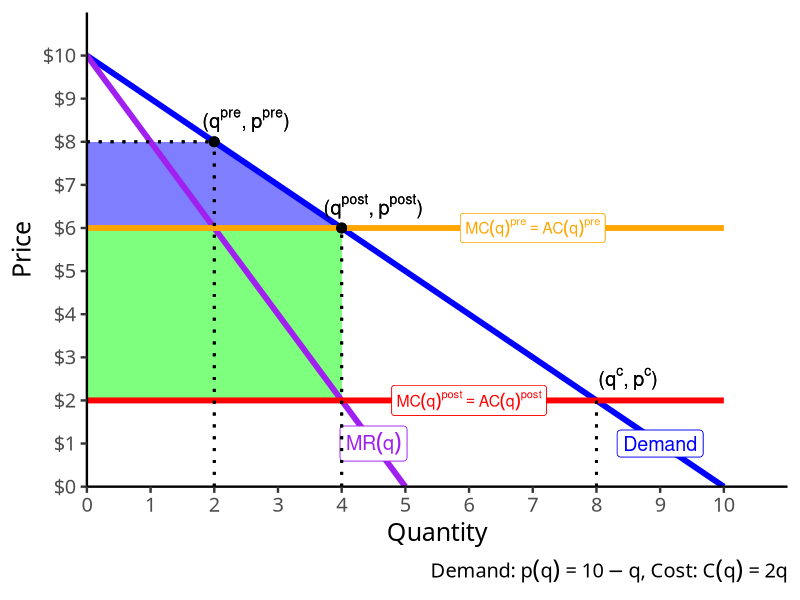
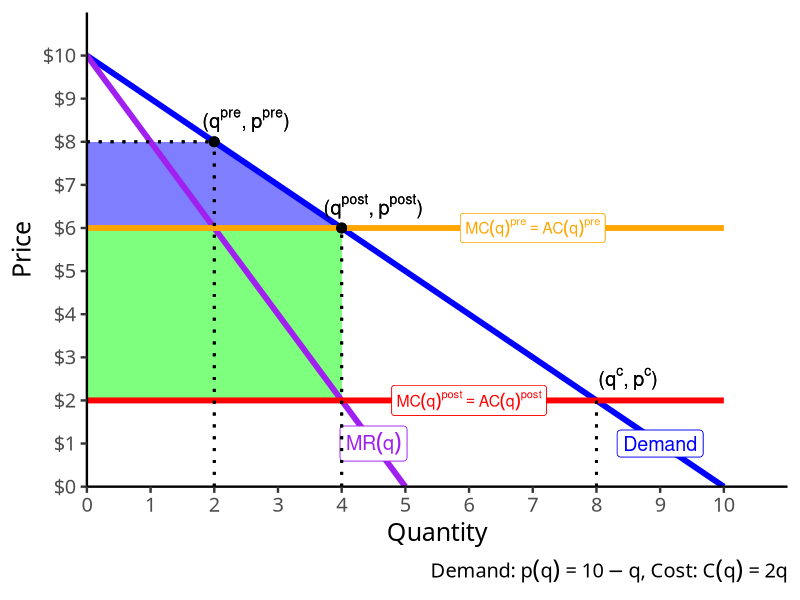

These figures' R source, in order:
## ---- chunk 1
options(htmltools.dir.version = FALSE)
knitr::opts_chunk$set(echo = F,
                      warning = F,
                      message = F,
                      fig.retina = 3,
                      fig.align = "center")
library("tidyverse")
library("ggrepel")

theme_slides <- theme_light() + 
  theme(
    text = element_text(family = "Fira Sans", size = 24)
  )

## ---- chunk 2
mc<-function(x){2}
demand<-function(x){10-x}
mr<-function(x){10-2*x}

CS_post<-tibble(x=c(2,2,4),
           y=c(8,6,6))

mc<-function(x){2}
mc_x<-function(x){6}
dwl_x<-tibble(x=c(6,6,8),
           y=c(4,2,2))

ggplot(data.frame(x=c(0,10)), aes(x=x))+
  
  # surpluses
  geom_rect(xmin=0,xmax=4,ymin=2,ymax=6,fill="green", alpha=0.3)+ #profit
  geom_rect(xmin=0,xmax=2,ymin=6,ymax=8,fill="blue", alpha=0.3)+ #profit
  geom_polygon(data=CS_post, aes(x=x,y=y), fill="blue",alpha=0.5)+ #dwl
  # lines 
  stat_function(fun=demand, geom="line", size=2, color = "blue")+
    geom_label(aes(x=9,y=demand(9)), color = "blue", label="Demand", size = 5)+
  stat_function(fun=mr, geom="line", size=2, color = "purple")+
    geom_label(aes(x=4.5,y=mr(4.5)), color = "purple", label=expression(MR(q)), size = 5)+
  stat_function(fun=mc, geom="line", size=2, color = "red")+
    geom_label(aes(x=6,y=mc(6)), color = "red", label=expression(MC(q)^{post}==AC(q)^{post}), size = 4)+
  stat_function(fun=mc_x, geom="line", size=2, color = "orange")+
    geom_label(aes(x=7,y=mc_x(7)), color = "orange", label=expression(MC(q)^{pre}==AC(q)^{pre}), size = 4)+
  # optimal dots
  geom_segment(x=0, xend=2, y=8, yend=8, size=1, linetype="dotted")+
  geom_segment(x=8, xend=8, y=0, yend=2, size=1, linetype="dotted")+
  geom_segment(x=4, xend=4, y=0, yend=6, size=1, linetype="dotted")+
  
  # x-eff
  geom_segment(x=2, xend=2, y=0, yend=8, size=1, linetype="dotted")+
  geom_point(x=2,y=8, size=3)+
  geom_text(x=2.5,y=8.5,label=expression(paste("(",q^{pre},", ",p^{pre},")")), size=5)+

  geom_point(x=4,y=6, size=3)+
  geom_text(x=4.5,y=6.5,label=expression(paste("(",q^{post},", ",p^{post},")")), size=5)+
    geom_text(x=8.5,y=2.5,label=expression(paste("(",q^c,", ",p^c,")")), size=5)+
    scale_x_continuous(breaks=seq(0,10,1),
                     limits=c(0,10),
                     expand=expand_scale(mult=c(0,0.1)))+
  scale_y_continuous(breaks=seq(0,10,1),
                     limits=c(0,10),
                     labels=scales::dollar,                   
                     expand=expand_scale(mult=c(0,0.1)))+
  guides(fill=F)+
  labs(x = "Quantity",
       y = "Price",
       caption = expression(paste("Demand: ", p(q)==10-q, ", Cost: ", C(q)==2*q)))+
  theme_classic(base_family = "Fira Sans Condensed", base_size=18)

## ---- chunk 3
mc<-function(x){2}
demand<-function(x){10-x}
mr<-function(x){10-2*x}

CS_post<-tibble(x=c(2,2,4),
           y=c(8,6,6))

mc<-function(x){2}
mc_x<-function(x){6}
dwl_x<-tibble(x=c(6,6,8),
           y=c(4,2,2))

ggplot(data.frame(x=c(0,10)), aes(x=x))+
  
  # surpluses
  geom_rect(xmin=0,xmax=4,ymin=2,ymax=6,fill="green", alpha=0.3)+ #profit
  geom_rect(xmin=0,xmax=2,ymin=6,ymax=8,fill="blue", alpha=0.3)+ #profit
  geom_polygon(data=CS_post, aes(x=x,y=y), fill="blue",alpha=0.5)+ #dwl
  # lines 
  stat_function(fun=demand, geom="line", size=2, color = "blue")+
    geom_label(aes(x=9,y=demand(9)), color = "blue", label="Demand", size = 5)+
  stat_function(fun=mr, geom="line", size=2, color = "purple")+
    geom_label(aes(x=4.5,y=mr(4.5)), color = "purple", label=expression(MR(q)), size = 5)+
  stat_function(fun=mc, geom="line", size=2, color = "red")+
    geom_label(aes(x=6,y=mc(6)), color = "red", label=expression(MC(q)^{post}==AC(q)^{post}), size = 4)+
  stat_function(fun=mc_x, geom="line", size=2, color = "orange")+
    geom_label(aes(x=7,y=mc_x(7)), color = "orange", label=expression(MC(q)^{pre}==AC(q)^{pre}), size = 4)+
  # optimal dots
  geom_segment(x=0, xend=2, y=8, yend=8, size=1, linetype="dotted")+
  geom_segment(x=8, xend=8, y=0, yend=2, size=1, linetype="dotted")+
  geom_segment(x=4, xend=4, y=0, yend=6, size=1, linetype="dotted")+
  
  # x-eff
  geom_segment(x=2, xend=2, y=0, yend=8, size=1, linetype="dotted")+
  geom_point(x=2,y=8, size=3)+
  geom_text(x=2.5,y=8.5,label=expression(paste("(",q^{pre},", ",p^{pre},")")), size=5)+

  geom_point(x=4,y=6, size=3)+
  geom_text(x=4.5,y=6.5,label=expression(paste("(",q^{post},", ",p^{post},")")), size=5)+
    geom_text(x=8.5,y=2.5,label=expression(paste("(",q^c,", ",p^c,")")), size=5)+
    scale_x_continuous(breaks=seq(0,10,1),
                     limits=c(0,10),
                     expand=expand_scale(mult=c(0,0.1)))+
  scale_y_continuous(breaks=seq(0,10,1),
                     limits=c(0,10),
                     labels=scales::dollar,                   
                     expand=expand_scale(mult=c(0,0.1)))+
  guides(fill=F)+
  labs(x = "Quantity",
       y = "Price",
       caption = expression(paste("Demand: ", p(q)==10-q, ", Cost: ", C(q)==2*q)))+
  theme_classic(base_family = "Fira Sans Condensed", base_size=18)

